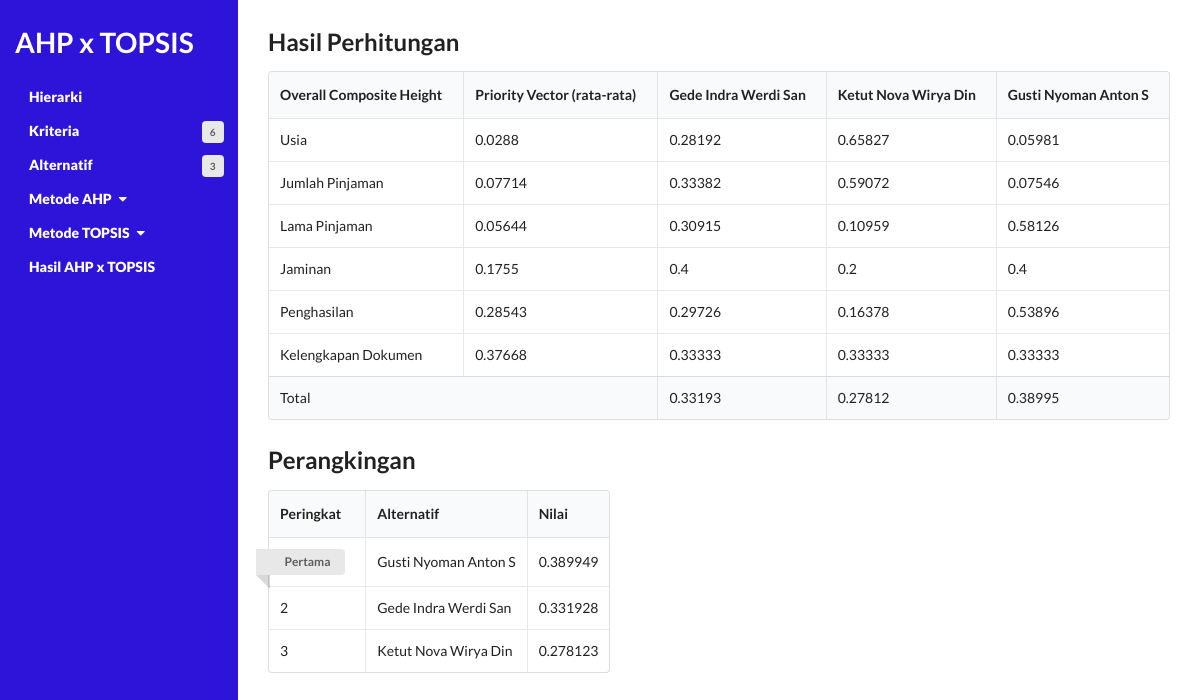
Screenshot of /hasil.php with the database file from the repository.
### tables this page shows
CREATE TABLE `pv_kriteria` (
  `id_kriteria` int(11) NOT NULL,
  `nilai` float NOT NULL
);

CREATE TABLE `pv_alternatif` (
  `id` int(11) NOT NULL,
  `id_alternatif` int(11) NOT NULL,
  `id_kriteria` int(11) NOT NULL,
  `nilai` float NOT NULL
);

CREATE TABLE `alternatif` (
  `id` int(11) NOT NULL,
  `nama` varchar(20) NOT NULL
);

CREATE TABLE `ranking` (
  `id_alternatif` int(11) NOT NULL,
  `nilai` float NOT NULL
);

### config.php (called while the page is built, shortened)
<?php
	$database = 'database';
?>

### fungsi.php (called while the page is built, shortened)
<?php
function getKriteriaID($no_urut) {
	include('config.php');
	$query  = "SELECT id FROM kriteria ORDER BY id";
	$result = mysqli_query($koneksi, $query);
	while ($row = mysqli_fetch_array($result)) {
		$listID[] = $row['id'];
	}
	return $listID[($no_urut)];
}
function getAlternatifID($no_urut) {
	include('config.php');
	$query  = "SELECT id FROM alternatif ORDER BY id";
	$result = mysqli_query($koneksi, $query);
	while ($row = mysqli_fetch_array($result)) {
		$listID[] = $row['id'];
	}
	return $listID[($no_urut)];
}
function getKriteriaNama($no_urut) {
	include('config.php');
	$query  = "SELECT nama FROM kriteria ORDER BY id";
	$result = mysqli_query($koneksi, $query);
	while ($row = mysqli_fetch_array($result)) {
		$nama[] = $row['nama'];
	}
	return $nama[($no_urut)];
}
function getAlternatifNama($no_urut) {
	include('config.php');
	$query  = "SELECT nama FROM alternatif ORDER BY id";
	$result = mysqli_query($koneksi, $query);
	while ($row = mysqli_fetch_array($result)) {
		$nama[] = $row['nama'];
	}
	return $nama[($no_urut)];
}
function getAlternatifPV($id_alternatif,$id_kriteria) {
	include('config.php');
	$query = "SELECT nilai FROM pv_alternatif WHERE id_alternatif=$id_alternatif AND id_kriteria=$id_kriteria";
	$result = mysqli_query($koneksi, $query);
	while ($row = mysqli_fetch_array($result)) {
		$pv = $row['nilai'];
	}
	return $pv;
}
function getKriteriaPV($id_kriteria) {
	include('config.php');
	$query = "SELECT nilai FROM pv_kriteria WHERE id_kriteria=$id_kriteria";
	$result = mysqli_query($koneksi, $query);
	while ($row = mysqli_fetch_array($result)) {
		$pv = $row['nilai'];
	}
	return $pv;
}
function getJumlahAlternatif() {
	include('config.php');
	$query  = "SELECT count(*) FROM alternatif";
	$result = mysqli_query($koneksi, $query);
	while ($row = mysqli_fetch_array($result)) {
		$jmlData = $row[0];
	}
	return $jmlData;
}
function getJumlahKriteria() {
	include('config.php');
	$query  = "SELECT count(*) FROM kriteria";
	$result = mysqli_query($koneksi, $query);
	while ($row = mysqli_fetch_array($result)) {
		$jmlData = $row[0];
	}
	return $jmlData;
}
	?>

### hasil.php (the view, shortened to what this page needs)
<?php
include('config.php');
include('fungsi.php');
$jmlKriteria 	= getJumlahKriteria();
$jmlAlternatif	= getJumlahAlternatif();
$nilai			= array();
for ($x=0; $x <= ($jmlAlternatif-1); $x++) {
	$nilai[$x] = 0;
	for ($y=0; $y <= ($jmlKriteria-1); $y++) {
		$id_alternatif 	= getAlternatifID($x);
		$id_kriteria	= getKriteriaID($y);
		$pv_alternatif	= getAlternatifPV($id_alternatif,$id_kriteria);
		$pv_kriteria	= getKriteriaPV($id_kriteria);
		$nilai[$x]	 	+= ($pv_alternatif * $pv_kriteria);
	}
}
include('header.php');
?>
<section class="content">
	<h2 class="ui header">Hasil Perhitungan</h2>
	<table class="ui celled table">
		<thead>
		<tr>
			<th>Overall Composite Height</th>
			<th>Priority Vector (rata-rata)</th>
			<?php
			for ($i=0; $i <= (getJumlahAlternatif()-1); $i++) {
				echo "<th>".getAlternatifNama($i)."</th>\n";
			}
			?>
		</tr>
		</thead>
		<tbody>
		<?php
			for ($x=0; $x <= (getJumlahKriteria()-1) ; $x++) {
				echo "<tr>";
				echo "<td>".getKriteriaNama($x)."</td>";
				echo "<td>".round(getKriteriaPV(getKriteriaID($x)),5)."</td>";
				for ($y=0; $y <= (getJumlahAlternatif()-1); $y++) {
					echo "<td>".round(getAlternatifPV(getAlternatifID($y),getKriteriaID($x)),5)."</td>";
				}
				echo "</tr>";
			}
		?>
		</tbody>
		<tfoot>
		<tr>
			<th colspan="2">Total</th>
			<?php
			for ($i=0; $i <= ($jmlAlternatif-1); $i++) {
				echo "<th>".round($nilai[$i],5)."</th>";
			}
			?>
		</tr>
		</tfoot>
	</table>
	<h2 class="ui header">Perangkingan</h2>
	<table class="ui celled collapsing table">
		<thead>
			<tr>
				<th>Peringkat</th>
				<th>Alternatif</th>
				<th>Nilai</th>
			</tr>
		</thead>
		<tbody>
			<?php
				$query  = "SELECT id,nama,id_alternatif,nilai FROM alternatif,ranking WHERE alternatif.id = ranking.id_alternatif ORDER BY nilai DESC";
				$result = mysqli_query($koneksi, $query);
				$i = 0;
				while ($row = mysqli_fetch_array($result)) {
					$i++;
				?>
				<tr>
					<?php if ($i == 1) {
						echo "<td><div class=\"ui ribbon label\">Pertama</div></td>";
					} else {
						echo "<td>".$i."</td>";
					}
					?>
					<td><?php echo $row['nama'] ?></td>
					<td><?php echo $row['nilai'] ?></td>
				</tr>
				<?php
				}
			?>
		</tbody>
	</table>
</section>
<?php include('footer.php'); ?>

### assets/css/style.css (style rules this page uses)
html { display: -webkit-box;display: -ms-flexbox;display: flex; -webkit-box-orient: vertical; -webkit-box-direction: normal; -ms-flex-direction: column; flex-direction: column; }
body { display: -webkit-box; display: -ms-flexbox; display: flex; -webkit-box-orient: vertical; -webkit-box-direction: normal; -ms-flex-direction: column; flex-direction: column; min-height: 100vh; }
.content { display: block; -webkit-box-flex: 1; -ms-flex: 1; flex: 1; }
body { margin: 0; background: rgba(255, 255, 255, 0.918); }
header, nav, section, footer { padding: 10px 30px; margin: 0; color: rgba(255, 255, 255, 0.452); }
section { background: white; color: black; padding: 30px; }

### assets/css/w3.css (style rules this page uses)
*, *:before, *:after { box-sizing: inherit }
html { -ms-text-size-adjust: 100%; -webkit-text-size-adjust: 100% }
body { margin: 0 }
article, aside, details, figcaption, figure, footer, header, main, menu, nav, section { display: block }
html, body { font-family: Verdana, sans-serif; font-size: 15px; line-height: 1.5 }
html { overflow-x: hidden }
h2 { font-size: 30px }
h1, h2, h3, h4, h5, h6 { font-family: "Segoe UI", Arial, sans-serif; font-weight: 400; margin: 10px 0 }

### rows the page displays
pv_kriteria: nilai "0.0288"
pv_alternatif: nilai "0.28192"
pv_alternatif: nilai "0.65827"
pv_alternatif: nilai "0.05981"
pv_kriteria: nilai "0.07714"
pv_alternatif: nilai "0.33382"
pv_alternatif: nilai "0.59072"
pv_alternatif: nilai "0.07546"
pv_kriteria: nilai "0.05644"
pv_alternatif: nilai "0.30915"
pv_alternatif: nilai "0.10959"
pv_alternatif: nilai "0.58126"
pv_kriteria: nilai "0.1755"
pv_alternatif: nilai "0.4"
pv_alternatif: nilai "0.2"
pv_alternatif: nilai "0.4"
pv_kriteria: nilai "0.28543"
pv_alternatif: nilai "0.29726"
pv_alternatif: nilai "0.16378"
pv_alternatif: nilai "0.53896"
pv_kriteria: nilai "0.37668"
pv_alternatif: nilai "0.33333"
pv_alternatif: nilai "0.33333"
pv_alternatif: nilai "0.33333"
alternatif: shows "Pertama", nama "Gusti Nyoman Anton S", ranking.nilai "0.389949"
alternatif: nama "Gede Indra Werdi San", ranking.nilai "0.331928"
alternatif: nama "Ketut Nova Wirya Din", ranking.nilai "0.278123"

### other values shown
getJumlahKriteria() "6"
getJumlahAlternatif() "3"
getAlternatifNama($i) "Gede Indra Werdi San"
getAlternatifNama($i) "Ketut Nova Wirya Din"
getAlternatifNama($i) "Gusti Nyoman Anton S"
getKriteriaNama($x) "Usia"
getKriteriaNama($x) "Jumlah Pinjaman"
getKriteriaNama($x) "Lama Pinjaman"
getKriteriaNama($x) "Jaminan"
getKriteriaNama($x) "Penghasilan"
getKriteriaNama($x) "Kelengkapan Dokumen"
$nilai[$i] "0.33193"
$nilai[$i] "0.27812"
$nilai[$i] "0.38995"
